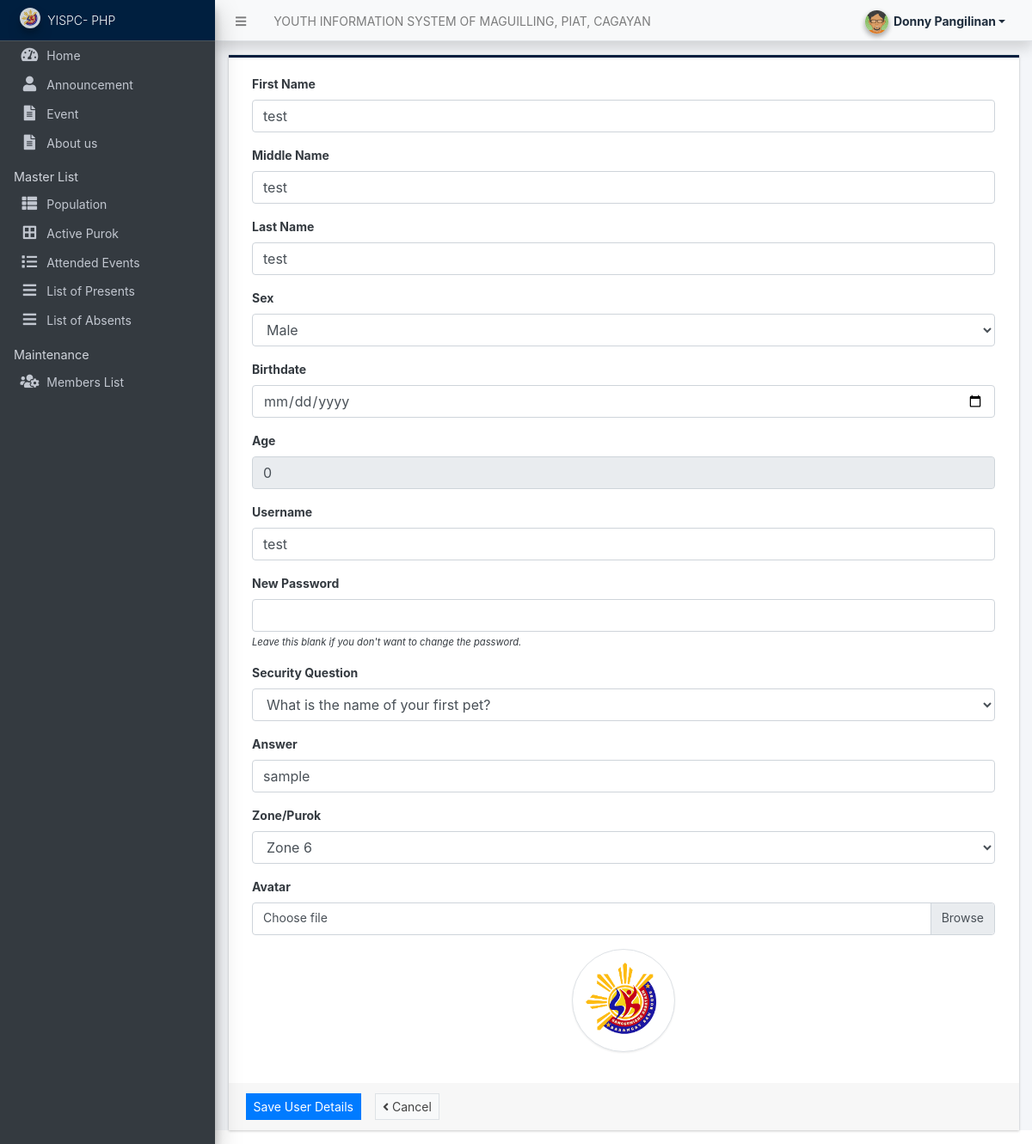
The app's page /admin/?page=user/manage_user&id=10 (signed in), older data.
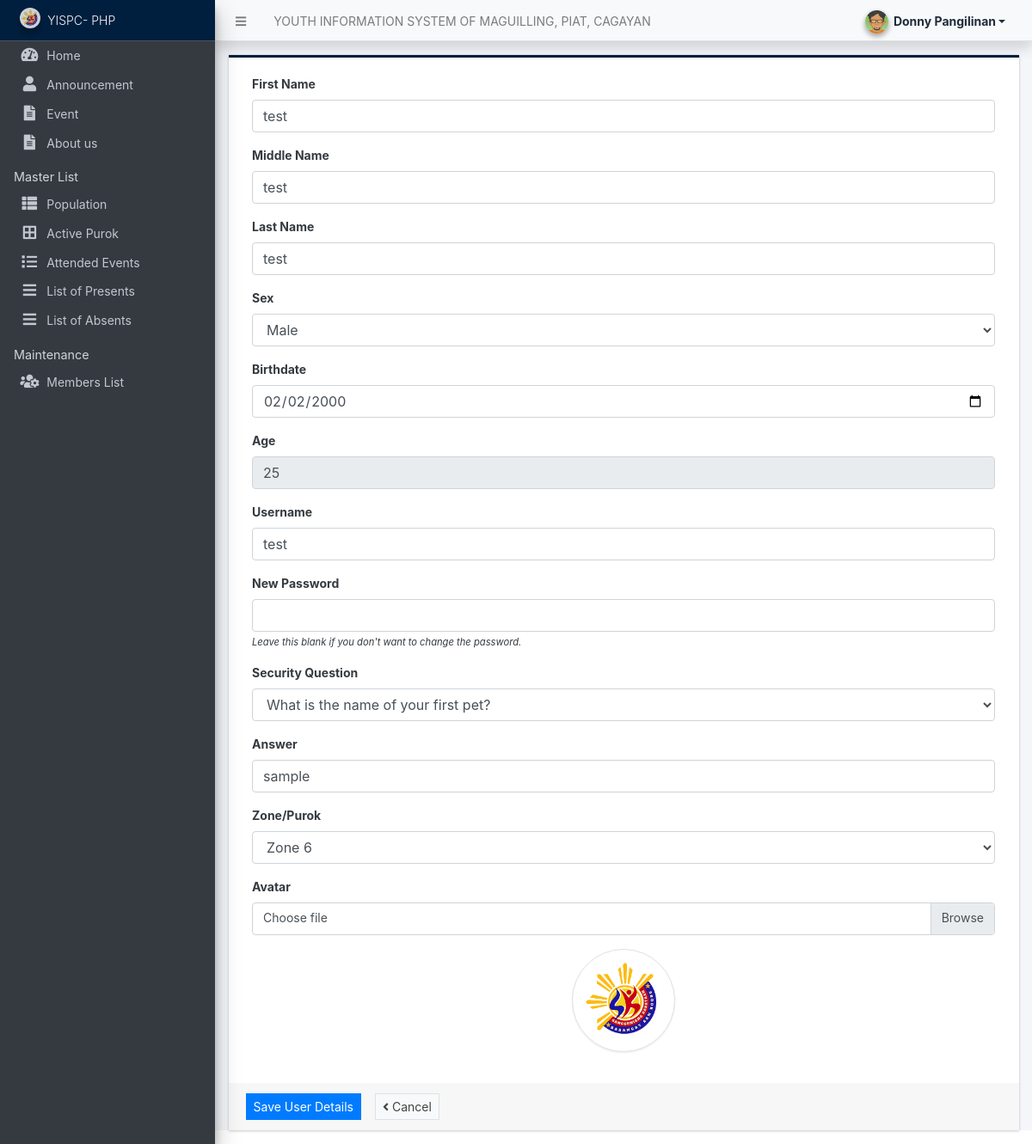
The same page, newer data.
### tables this page shows
CREATE TABLE `users` (
  `id` int(50) NOT NULL,
  `firstname` varchar(250) NOT NULL,
  `middlename` text DEFAULT NULL,
  `lastname` varchar(250) NOT NULL,
  `username` text NOT NULL,
  `password` text NOT NULL,
  `security_question` varchar(255) DEFAULT NULL,
  `security_answer` varchar(255) DEFAULT NULL,
  `avatar` text DEFAULT NULL,
  `last_login` datetime DEFAULT NULL,
  `type` tinyint(1) NOT NULL DEFAULT 0,
  `date_added` datetime NOT NULL DEFAULT current_timestamp(),
  `date_updated` datetime DEFAULT current_timestamp() ON UPDATE current_timestamp(),
  `zone` int(1) NOT NULL,
  `birthdate` date DEFAULT NULL,
  `age` int(3) NOT NULL,
  `sex` enum('Male','Female') NOT NULL
);

### config.php (called while the page is built, shortened)
<?php
require_once('classes/DBConnection.php');
require_once('classes/SystemSettings.php');
function validate_image($file){
    global $_settings;
	if(!empty($file)){
        $ex = explode("?",$file);
        $file = $ex[0];
        $ts = isset($ex[1]) ? "?".$ex[1] : '';
		if(is_file(base_app.$file)){
			return base_url.$file.$ts;
		}else{
			return base_url.($_settings->info('logo'));
		}
	}else{
		return base_url.($_settings->info('logo'));
	}
}
function isMobileDevice(){
    $aMobileUA = array(
        '/iphone/i' => 'iPhone',
        '/ipod/i' => 'iPod',
        '/ipad/i' => 'iPad',
        '/android/i' => 'Android',
        '/blackberry/i' => 'BlackBerry',
        '/webos/i' => 'Mobile'
    );
    return false;
}
?>

### classes/DBConnection.php (called while the page is built, shortened)
<?php
class DBConnection{
    private $host = DB_SERVER;
    private $username = DB_USERNAME;
    private $password = DB_PASSWORD;
    private $database = DB_NAME;
    public $conn;
    public function __construct(){
        if (!isset($this->conn)) {
            $this->conn = new mysqli($this->host, $this->username, $this->password, $this->database);
        }
    }
}
?>

### classes/SystemSettings.php (called while the page is built, shortened)
<?php
class SystemSettings extends DBConnection{
	function userdata($field = ''){
		if(!empty($field)){
			if(isset($_SESSION['userdata'][$field]))
				return $_SESSION['userdata'][$field];
			else
				return null;
		}else{
			return false;
		}
	}
	function info($field=''){
		if(!empty($field)){
			if(isset($_SESSION['system_info'][$field]))
				return $_SESSION['system_info'][$field];
			else
				return false;
		}else{
			return false;
		}
	}
}
$_settings = new SystemSettings();
?>

### admin/user/manage_user.php (the view, shortened to what this page needs)
<?php
if(isset($_GET['id'])){
    $user = $conn->query("SELECT * FROM users where id ='{$_GET['id']}' ");
    foreach($user->fetch_array() as $k =>$v){
        $meta[$k] = $v;
    }
}
?>
<div class="card card-outline rounded-0 card-navy">
	<div class="card-body">
		<div class="container-fluid">
			<form action="" id="manage-user">
				<div class="form-group">
					<label for="firstname">First Name</label>
					<input type="text" name="firstname" id="firstname" class="form-control" value="<?php echo isset($meta['firstname']) ? $meta['firstname']: '' ?>" required>
				</div>
				<div class="form-group">
					<label for="middlename">Middle Name</label>
					<input type="text" name="middlename" id="middlename" class="form-control" value="<?php echo isset($meta['middlename']) ? $meta['middlename']: '' ?>">
				</div>
				<div class="form-group">
					<label for="lastname">Last Name</label>
					<input type="text" name="lastname" id="lastname" class="form-control" value="<?php echo isset($meta['lastname']) ? $meta['lastname']: '' ?>" required>
				</div>
<div class="form-group">
    <label for="sex">Sex</label>
    <select name="sex" id="sex" class="form-control" required>
        <option value="Male" <?php echo isset($meta['sex']) && $meta['sex'] == 'Male' ? 'selected' : '' ?>>Male</option>
    </select>
</div>
<div class="form-group">
    <label for="birthdate">Birthdate</label>
    <input type="date" name="birthdate" id="birthdate" class="form-control" value="<?php echo isset($meta['birthdate']) ? $meta['birthdate'] : '' ?>" required>
</div>
<div class="form-group">
    <label for="age">Age</label>
    <input type="number" name="age" id="age" class="form-control" value="<?php echo isset($meta['age']) ? $meta['age'] : '' ?>" readonly required>
</div>
				<div class="form-group">
					<label for="username">Username</label>
					<input type="text" name="username" id="username" class="form-control" value="<?php echo isset($meta['username']) ? $meta['username']: '' ?>" required  autocomplete="off">
				</div>
				<div class="form-group">
					<label for="password"><?= isset($meta['id']) ? "New" : "" ?> Password</label>
					<input type="password" name="password" id="password" class="form-control" value="" autocomplete="off">
                    <?php if(isset($meta['id'])): ?>
					<small><i>Leave this blank if you don't want to change the password.</i></small>
                    <?php endif; ?>
				</div>
				<div class="form-group">
					<label for="security_question">Security Question</label>
					<select name="security_question" id="security_question" class="form-control" required>
						<option value="pet" <?php echo isset($meta['security_question']) && $meta['security_question'] == 'pet' ? 'selected' : '' ?>>What is the name of your first pet?</option>
					</select>
				</div>
				<div class="form-group">
					<label for="security_answer">Answer</label>
					<input type="text" name="security_answer" id="security_answer" class="form-control" value="<?php echo isset($meta['security_answer']) ? $meta['security_answer'] : '' ?>" required>
				</div>
				<div class="form-group">
					<label for="zone">Zone/Purok</label>
					<select name="zone" id="zone" class="form-control" required>
						<option value="6" <?php echo isset($meta['zone']) && $meta['zone'] == '6' ? 'selected' : '' ?>>Zone 6</option>
					</select>
				</div>
				<div class="form-group">
					<label for="" class="control-label">Avatar</label>
					<div class="custom-file">
		              <label class="custom-file-label" for="customFile">Choose file</label>
		            </div>
				</div>
				<div class="form-group d-flex justify-content-center">
					<img src="<?php echo validate_image(isset($meta['avatar']) ? $meta['avatar'] :'') ?>" alt="" id="cimg" class="img-fluid img-thumbnail">
				</div>
			</form>
		</div>
	</div>
	<div class="card-footer">
		<div class="col-md-12">
			<div class="row">
				<button class="btn btn-sm btn-primary rounded-0 mr-3" form="manage-user">Save User Details</button>
				<a href="./?page=user/list" class="btn btn-sm btn-default border rounded-0" form="manage-user"><i class="fa fa-angle-left"></i> Cancel</a>
			</div>
		</div>
	</div>
</div>

### admin/index.php (shortened to what this page needs)
<?php require_once('../config.php'); ?>
 <!DOCTYPE html>
<html lang="en" class="" style="height: auto;">
<?php require_once('inc/header.php') ?>
  <body class="sidebar-mini layout-fixed control-sidebar-slide-open layout-navbar-fixed sidebar-mini-md sidebar-mini-xs text-sm" data-new-gr-c-s-check-loaded="14.991.0" data-gr-ext-installed="" style="height: auto;">
    <div class="wrapper">
     <?php require_once('inc/topBarNav.php') ?>
     <?php require_once('inc/navigation-a.php') ?>
     <?php $page = isset($_GET['page']) ? $_GET['page'] : 'home';  ?>
      <div class="content-wrapper  pt-3" style="min-height: 567.854px;">
        <section class="content  text-dark">
          <div class="container-fluid">
            <?php
              if(!file_exists($page.".php") && !is_dir($page)){
                  include '404.html';
              }else{
                if(is_dir($page))
                  include $page.'/index.php';
                else
                  include $page.'.php';
              }
            ?>
          </div>
        </section>
      </div>
      <?php require_once('inc/footer.php') ?>
  </body>
</html>

### admin/inc/header.php (shortened to what this page needs)
<head>
    <link rel="stylesheet" href="<?php echo base_url ?>plugins/fontawesome-free/css/all.min.css">
    <link rel="stylesheet" href="<?php echo base_url ?>plugins/tempusdominus-bootstrap-4/css/tempusdominus-bootstrap-4.min.css">
  <link rel="stylesheet" href="<?php echo base_url ?>plugins/datatables-bs4/css/dataTables.bootstrap4.min.css">
  <link rel="stylesheet" href="<?php echo base_url ?>plugins/datatables-responsive/css/responsive.bootstrap4.min.css">
  <link rel="stylesheet" href="<?php echo base_url ?>plugins/datatables-buttons/css/buttons.bootstrap4.min.css">
  <link rel="stylesheet" href="<?php echo base_url ?>plugins/select2/css/select2.min.css">
  <link rel="stylesheet" href="<?php echo base_url ?>plugins/select2-bootstrap4-theme/select2-bootstrap4.min.css">
    <link rel="stylesheet" href="<?php echo base_url ?>plugins/icheck-bootstrap/icheck-bootstrap.min.css">
    <link rel="stylesheet" href="<?php echo base_url ?>plugins/jqvmap/jqvmap.min.css">
    <link rel="stylesheet" href="<?php echo base_url ?>dist/css/adminlte.css">
    <link rel="stylesheet" href="<?php echo base_url ?>dist/css/custom.css">
    <link rel="stylesheet" href="<?php echo base_url ?>plugins/overlayScrollbars/css/OverlayScrollbars.min.css">
    <link rel="stylesheet" href="<?php echo base_url ?>plugins/daterangepicker/daterangepicker.css">
    <link rel="stylesheet" href="<?php echo base_url ?>plugins/summernote/summernote-bs4.min.css">
  <link rel="stylesheet" href="<?php echo base_url ?>plugins/sweetalert2-theme-bootstrap-4/bootstrap-4.min.css">
  </head>

### admin/inc/topBarNav.php (shortened to what this page needs)
<nav class="main-header navbar navbar-expand navbar-light shadow text-sm">
  <ul class="navbar-nav">
    <li class="nav-item">
    <a class="nav-link" data-widget="pushmenu" href="#" role="button"><i class="fas fa-bars"></i></a>
    </li>
    <li class="nav-item d-none d-sm-inline-block">
      <a href="<?php echo base_url ?>" class="nav-link"><?php echo (!isMobileDevice()) ? $_settings->info('name'):$_settings->info('short_name'); ?></a>
    </li>
  </ul>
  <ul class="navbar-nav ml-auto">
    <li class="nav-item">
      <div class="btn-group nav-link">
            <button type="button" class="btn btn-rounded badge badge-light dropdown-toggle dropdown-icon" data-toggle="dropdown">
              <span><img src="<?php echo validate_image($_settings->userdata('avatar')) ?>" class="img-circle elevation-2 user-img" alt="User Image"></span>
              <span class="ml-3"><?php echo ucwords($_settings->userdata('firstname').' '.$_settings->userdata('lastname')) ?></span>
            </button>
        </div>
    </li>
  </ul>
</nav>

### admin/inc/navigation-a.php (shortened to what this page needs)
<aside class="main-sidebar sidebar-dark-navy navbar-dark elevation-4 sidebar-no-expand">
  <a href="<?php echo base_url ?>admin" class="brand-link bg-navy text-sm">
  <img src="<?php echo validate_image($_settings->info('logo'))?>" alt="Store Logo" class="brand-image img-circle elevation-3" style="opacity: .8;width: 1.5rem;height: 1.5rem;max-height: unset">
  <span class="brand-text font-weight-light text-light"><?php echo $_settings->info('short_name') ?></span>
  </a>
  <div class="sidebar os-host os-theme-light os-host-overflow os-host-overflow-y os-host-resize-disabled os-host-transition os-host-scrollbar-horizontal-hidden">
    <div class="os-content-glue" style="margin: 0px -8px; width: 249px; height: 646px;"></div>
    <div class="os-padding">
      <div class="os-viewport os-viewport-native-scrollbars-invisible" style="overflow-y: scroll;">
        <div class="os-content" style="padding: 0px 8px; height: 100%; width: 100%;">
          <nav class="mt-1">
             <ul class="nav nav-pills nav-sidebar flex-column text-sm nav-compact nav-flat nav-child-indent nav-collapse-hide-child" data-widget="treeview" role="menu" data-accordion="false">
              <li class="nav-item dropdown">
                <a href="./" class="nav-link nav-home">
                  <i class="nav-icon fas fa-tachometer-alt"></i>
                  <p>
                    Home
                  </p>
                </a>
              </li>
              <li class="nav-item dropdown">
                <a href="<?php echo base_url ?>admin/?page=announcement/index" class="nav-link nav-announcement_index">
                  <i class="nav-icon fas fa-user"></i>
                  <p>
                    Announcement
                  </p>
                </a>
              </li>
              <li class="nav-item dropdown">
                <a href="#" class="nav-link nav-event">
                  <i class="nav-icon fas fa-file-alt"></i>
                  <p>
                    Event
                  </p>
                </a>
              </li>
               <li class="nav-item dropdown">
                <a href="#" class="nav-link nav-about_us">
                  <i class="nav-icon fas fa-file-alt"></i>
                  <p>
                    About us
                  </p>
                </a>
              </li>
              <?php if($_settings->userdata('type') == 1): ?>
              <li class="nav-header">Master List</li>
              <li class="nav-item dropdown">
                <a href="#" class="nav-link nav-population">
                  <i class="nav-icon fas fa-th-list"></i>
                  <p>
                  Population
                  </p>
                </a>
              </li>
              <li class="nav-item dropdown">
                <a href="#" class="nav-link nav-active_purok">
                  <i class="nav-icon fas fa-border-all"></i>
                  <p>
                    Active Purok
                  </p>
                </a>
              </li>
              <li class="nav-item dropdown">
                <a href="#" class="nav-link nav-attended_events">
                  <i class="nav-icon fas fa-list"></i>
                  <p>
                    Attended Events
                  </p>
                </a>
              </li>
              <li class="nav-item dropdown">
                <a href="#" class="nav-link nav-presents">
                  <i class="nav-icon fas fa-bars"></i>
                  <p>
                    List of Presents
                  </p>
                </a>
              </li>
              <li class="nav-item dropdown">
                <a href="#" class="nav-link nav-absents">
                  <i class="nav-icon fas fa-bars"></i>
                  <p>
                    List of Absents
                  </p>
                </a>
              </li>
              <li class="nav-header">Maintenance</li>
              <li class="nav-item dropdown">
                <a href="<?php echo base_url ?>admin/?page=user/list" class="nav-link nav-user_list">
                  <i class="nav-icon fas fa-users-cog"></i>
                  <p>
                    Members List
                  </p>
                </a>
              </li>
              <?php endif; ?>
            </ul>
          </nav>
        </div>
      </div>
    </div>
  </div>
</aside>

### admin/inc/footer.php (shortened to what this page needs)
</div>

### admin/inc/topBarNav.php (style rules this page uses)
.user-img { position: absolute; height: 27px; width: 27px; object-fit: cover; left: -7%; top: -12%; }
.btn-rounded { border-radius: 50px; }

### admin/user/manage_user.php (style rules this page uses)
img#cimg { height: 15vh; width: 15vh; object-fit: cover; border-radius: 100% 100%; }

Row changes from the older to the newer data that the page shows:
changed users "test": birthdate (not shown) → "02/02/2000"; age "0" → "25"
